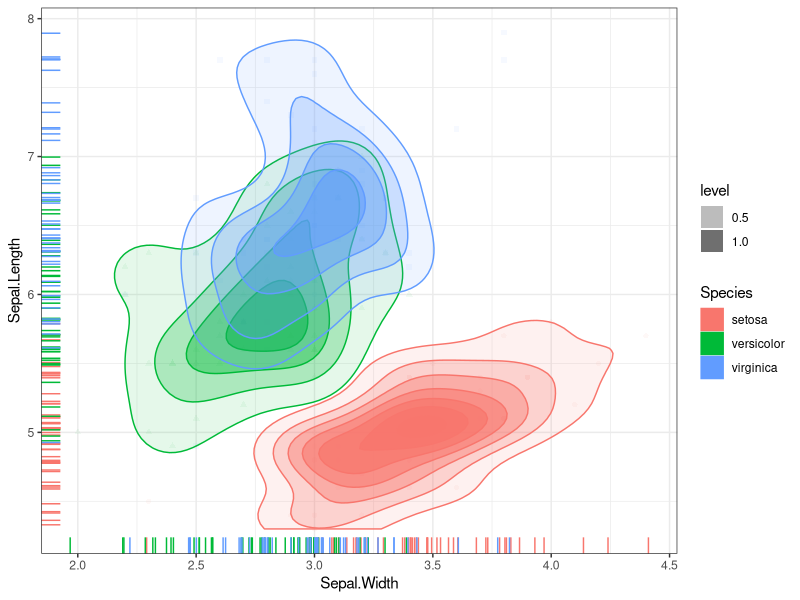
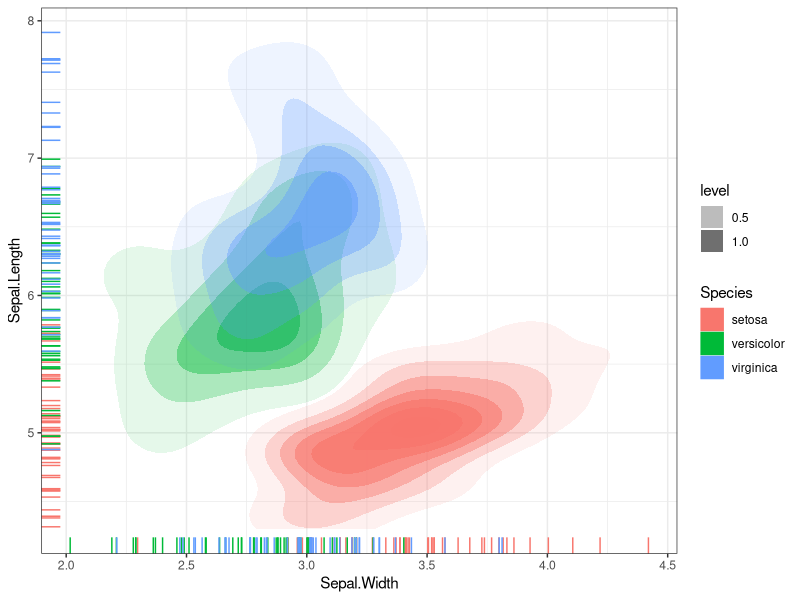
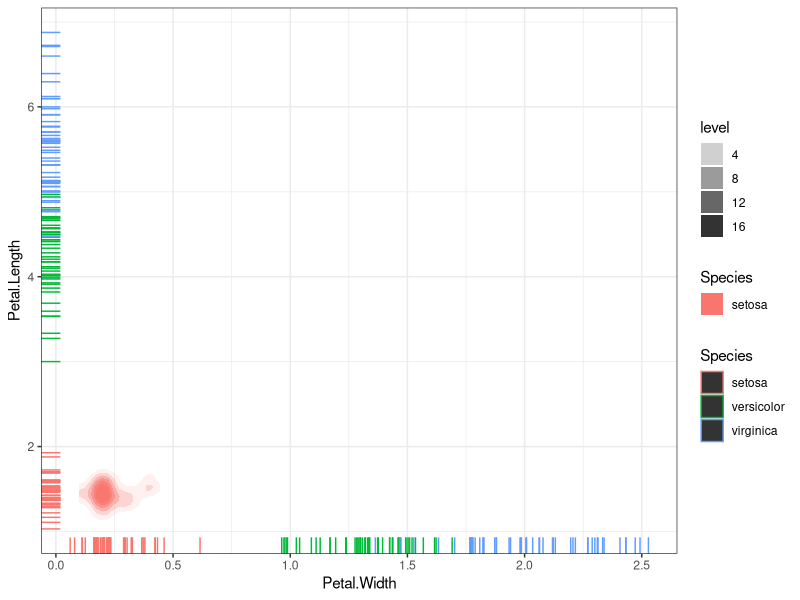

Source code (R) for these figures, in order:
## ---- chunk 1
library(ggplot2)
## ---- chunk 2

p <- ggplot(data = iris, mapping = aes(x = Sepal.Width, y = Sepal.Length,
                                       colour = Species, shape = Species))
p +
  geom_point(alpha = 0.05) +
  stat_density2d(aes(alpha = ..level.., fill = Species), geom = "polygon") + 
  geom_rug(position='jitter') +
  theme_bw()
## ---- chunk 3
p <- ggplot(data = iris, mapping = aes(x = Sepal.Width, y = Sepal.Length))
p +
  geom_rug(aes(color = Species), position='jitter') +
  stat_density2d(aes(alpha = ..level.., fill = Species), geom = "polygon") + 
  theme_bw()
## ---- chunk 4
p <- ggplot(data = iris, mapping = aes(x = Petal.Width, y = Petal.Length))
p +
  geom_rug(aes(color = Species), position='jitter') +
  stat_density2d(aes(alpha = ..level.., fill = Species), geom = "polygon") + 
  theme_bw() 
